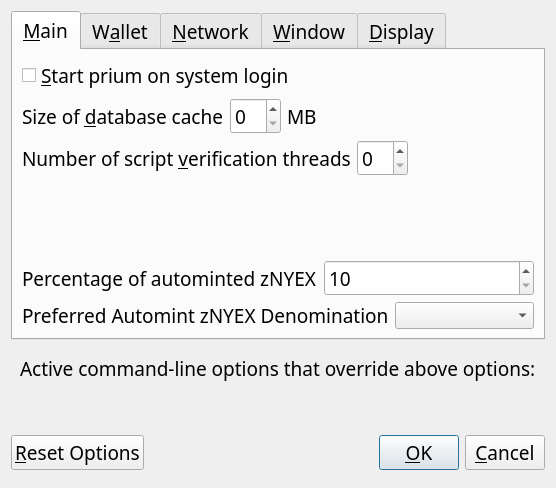
<?xml version="1.0" encoding="UTF-8"?>
<ui version="4.0">
 <class>OptionsDialog</class>
 <widget class="QDialog" name="OptionsDialog">
  <property name="geometry">
   <rect>
    <x>0</x>
    <y>0</y>
    <width>502</width>
    <height>453</height>
   </rect>
  </property>
  <property name="font">
   <font>
    <family>Ara Hamah 1982</family>
    <pointsize>14</pointsize>
   </font>
  </property>
  <property name="windowTitle">
   <string>Options</string>
  </property>
  <property name="modal">
   <bool>true</bool>
  </property>
  <layout class="QVBoxLayout" name="verticalLayout">
   <item>
    <widget class="QTabWidget" name="tabWidget">
     <property name="font">
      <font>
       <family>Ara Hamah 1982</family>
       <pointsize>14</pointsize>
      </font>
     </property>
     <property name="currentIndex">
      <number>0</number>
     </property>
     <widget class="QWidget" name="tabMain">
      <attribute name="title">
       <string>&amp;Main</string>
      </attribute>
      <layout class="QVBoxLayout" name="verticalLayout_Main">
       <item>
        <widget class="QCheckBox" name="bitcoinAtStartup">
         <property name="font">
          <font>
           <family>Ara Hamah 1982</family>
           <pointsize>14</pointsize>
          </font>
         </property>
         <property name="toolTip">
          <string>Automatically start prium after logging in to the system.</string>
         </property>
         <property name="text">
          <string>&amp;Start prium on system login</string>
         </property>
        </widget>
       </item>
       <item>
        <layout class="QHBoxLayout" name="horizontalLayout_2_Main">
         <item>
          <widget class="QLabel" name="databaseCacheLabel">
           <property name="font">
            <font>
             <family>Ara Hamah 1982</family>
             <pointsize>14</pointsize>
            </font>
           </property>
           <property name="text">
            <string>Size of &amp;database cache</string>
           </property>
           <property name="textFormat">
            <enum>Qt::PlainText</enum>
           </property>
           <property name="buddy">
            <cstring>databaseCache</cstring>
           </property>
          </widget>
         </item>
         <item>
          <widget class="QSpinBox" name="databaseCache">
           <property name="font">
            <font>
             <family>Ara Hamah 1982</family>
             <pointsize>14</pointsize>
            </font>
           </property>
          </widget>
         </item>
         <item>
          <widget class="QLabel" name="databaseCacheUnitLabel">
           <property name="font">
            <font>
             <family>Ara Hamah 1982</family>
             <pointsize>14</pointsize>
            </font>
           </property>
           <property name="text">
            <string>MB</string>
           </property>
           <property name="textFormat">
            <enum>Qt::PlainText</enum>
           </property>
          </widget>
         </item>
         <item>
          <spacer name="horizontalSpacer_2_Main">
           <property name="font">
            <font>
             <family>Ara Hamah 1982</family>
             <pointsize>14</pointsize>
            </font>
           </property>
           <property name="orientation">
            <enum>Qt::Horizontal</enum>
           </property>
           <property name="sizeHint" stdset="0">
            <size>
             <width>40</width>
             <height>20</height>
            </size>
           </property>
          </spacer>
         </item>
        </layout>
       </item>
       <item>
        <layout class="QHBoxLayout" name="horizontalLayout_3_Main">
         <item>
          <widget class="QLabel" name="threadsScriptVerifLabel">
           <property name="font">
            <font>
             <family>Ara Hamah 1982</family>
             <pointsize>14</pointsize>
            </font>
           </property>
           <property name="text">
            <string>Number of script &amp;verification threads</string>
           </property>
           <property name="textFormat">
            <enum>Qt::PlainText</enum>
           </property>
           <property name="buddy">
            <cstring>threadsScriptVerif</cstring>
           </property>
          </widget>
         </item>
         <item>
          <widget class="QSpinBox" name="threadsScriptVerif">
           <property name="font">
            <font>
             <family>Ara Hamah 1982</family>
             <pointsize>14</pointsize>
            </font>
           </property>
           <property name="toolTip">
            <string>(0 = auto, &lt;0 = leave that many cores free)</string>
           </property>
          </widget>
         </item>
         <item>
          <spacer name="horizontalSpacer_3_Main">
           <property name="font">
            <font>
             <family>Ara Hamah 1982</family>
             <pointsize>14</pointsize>
            </font>
           </property>
           <property name="orientation">
            <enum>Qt::Horizontal</enum>
           </property>
           <property name="sizeHint" stdset="0">
            <size>
             <width>40</width>
             <height>20</height>
            </size>
           </property>
          </spacer>
         </item>
        </layout>
       </item>
       <item>
        <spacer name="verticalSpacer_2">
         <property name="font">
          <font>
           <family>Ara Hamah 1982</family>
           <pointsize>14</pointsize>
          </font>
         </property>
         <property name="orientation">
          <enum>Qt::Vertical</enum>
         </property>
         <property name="sizeHint" stdset="0">
          <size>
           <width>20</width>
           <height>40</height>
          </size>
         </property>
        </spacer>
       </item>
       <item>
        <layout class="QHBoxLayout" name="horizontalLayout_3">
         <item>
          <widget class="QLabel" name="percentage_label">
           <property name="font">
            <font>
             <family>Ara Hamah 1982</family>
             <pointsize>14</pointsize>
            </font>
           </property>
           <property name="toolTip">
            <string>Percentage of incoming NYEX which get automatically converted to zNYEX via Zerocoin Protocol (min: 10%)</string>
           </property>
           <property name="text">
            <string>Percentage of autominted zNYEX</string>
           </property>
          </widget>
         </item>
         <item>
          <widget class="QSpinBox" name="zeromintPercentage">
           <property name="font">
            <font>
             <family>Ara Hamah 1982</family>
             <pointsize>14</pointsize>
            </font>
           </property>
           <property name="minimum">
            <number>10</number>
           </property>
           <property name="maximum">
            <number>100</number>
           </property>
          </widget>
         </item>
        </layout>
       </item>
       <item>
        <layout class="QHBoxLayout" name="horizontalLayout" stretch="0,0">
         <property name="sizeConstraint">
          <enum>QLayout::SetFixedSize</enum>
         </property>
         <item>
          <widget class="QLabel" name="labelPreferredDenom">
           <property name="maximumSize">
            <size>
             <width>16777215</width>
             <height>16777215</height>
            </size>
           </property>
           <property name="font">
            <font>
             <family>Ara Hamah 1982</family>
             <pointsize>14</pointsize>
            </font>
           </property>
           <property name="toolTip">
            <string>Wait with automatic conversion to Zerocoin until enough NYEX for this denomination is available</string>
           </property>
           <property name="text">
            <string>Preferred Automint zNYEX Denomination</string>
           </property>
          </widget>
         </item>
         <item>
          <widget class="QComboBox" name="preferredDenom">
           <property name="maximumSize">
            <size>
             <width>16777215</width>
             <height>27</height>
            </size>
           </property>
           <property name="font">
            <font>
             <family>Ara Hamah 1982</family>
             <pointsize>14</pointsize>
            </font>
           </property>
           <property name="toolTip">
            <string>Wait with automatic conversion to Zerocoin until enough NYEX for this denomination is available</string>
           </property>
           <property name="maxVisibleItems">
            <number>9</number>
           </property>
           <property name="maxCount">
            <number>9</number>
           </property>
          </widget>
         </item>
        </layout>
       </item>
      </layout>
     </widget>
     <widget class="QWidget" name="tabWallet">
      <attribute name="title">
       <string>W&amp;allet</string>
      </attribute>
      <layout class="QVBoxLayout" name="verticalLayout_Wallet">
       <item>
        <widget class="QGroupBox" name="groupBox">
         <property name="title">
          <string>Expert</string>
         </property>
         <layout class="QVBoxLayout" name="verticalLayout_2">
          <item>
           <widget class="QCheckBox" name="coinControlFeatures">
            <property name="toolTip">
             <string>Whether to show coin control features or not.</string>
            </property>
            <property name="text">
             <string>Enable coin &amp;control features</string>
            </property>
           </widget>
          </item>
          <item>
           <widget class="QCheckBox" name="showMasternodesTab">
            <property name="toolTip">
             <string>Show additional tab listing all your masternodes in first sub-tab&lt;br/&gt;and all masternodes on the network in second sub-tab.</string>
            </property>
            <property name="text">
             <string>Show Masternodes Tab</string>
            </property>
           </widget>
          </item>
          <item>
           <widget class="QCheckBox" name="spendZeroConfChange">
            <property name="toolTip">
             <string>If you disable the spending of unconfirmed change, the change from a transaction&lt;br/&gt;cannot be used until that transaction has at least one confirmation.&lt;br/&gt;This also affects how your balance is computed.</string>
            </property>
            <property name="text">
             <string>&amp;Spend unconfirmed change</string>
            </property>
           </widget>
          </item>
         </layout>
        </widget>
       </item>
       <item>
        <spacer name="verticalSpacer_Wallet">
         <property name="orientation">
          <enum>Qt::Vertical</enum>
         </property>
         <property name="sizeHint" stdset="0">
          <size>
           <width>20</width>
           <height>40</height>
          </size>
         </property>
        </spacer>
       </item>
      </layout>
     </widget>
     <widget class="QWidget" name="tabNetwork">
      <attribute name="title">
       <string>&amp;Network</string>
      </attribute>
      <layout class="QVBoxLayout" name="verticalLayout_Network">
       <item>
        <widget class="QCheckBox" name="mapPortUpnp">
         <property name="toolTip">
          <string>Automatically open the prium client port on the router. This only works when your router supports UPnP and it is enabled.</string>
         </property>
         <property name="text">
          <string>Map port using &amp;UPnP</string>
         </property>
        </widget>
       </item>
       <item>
        <widget class="QCheckBox" name="allowIncoming">
         <property name="toolTip">
          <string>Accept connections from outside</string>
         </property>
         <property name="text">
          <string>Allow incoming connections</string>
         </property>
        </widget>
       </item>
       <item>
        <widget class="QCheckBox" name="connectSocks">
         <property name="toolTip">
          <string>Connect to the prium network through a SOCKS5 proxy.</string>
         </property>
         <property name="text">
          <string>&amp;Connect through SOCKS5 proxy (default proxy):</string>
         </property>
        </widget>
       </item>
       <item>
        <layout class="QHBoxLayout" name="horizontalLayout_1_Network">
         <item>
          <widget class="QLabel" name="proxyIpLabel">
           <property name="text">
            <string>Proxy &amp;IP:</string>
           </property>
           <property name="textFormat">
            <enum>Qt::PlainText</enum>
           </property>
           <property name="buddy">
            <cstring>proxyIp</cstring>
           </property>
          </widget>
         </item>
         <item>
          <widget class="QValidatedLineEdit" name="proxyIp">
           <property name="minimumSize">
            <size>
             <width>140</width>
             <height>0</height>
            </size>
           </property>
           <property name="maximumSize">
            <size>
             <width>140</width>
             <height>16777215</height>
            </size>
           </property>
           <property name="toolTip">
            <string>IP address of the proxy (e.g. IPv4: 127.0.0.1 / IPv6: ::1)</string>
           </property>
          </widget>
         </item>
         <item>
          <widget class="QLabel" name="proxyPortLabel">
           <property name="text">
            <string>&amp;Port:</string>
           </property>
           <property name="textFormat">
            <enum>Qt::PlainText</enum>
           </property>
           <property name="buddy">
            <cstring>proxyPort</cstring>
           </property>
          </widget>
         </item>
         <item>
          <widget class="QLineEdit" name="proxyPort">
           <property name="minimumSize">
            <size>
             <width>55</width>
             <height>0</height>
            </size>
           </property>
           <property name="maximumSize">
            <size>
             <width>55</width>
             <height>16777215</height>
            </size>
           </property>
           <property name="toolTip">
            <string>Port of the proxy (e.g. 9050)</string>
           </property>
          </widget>
         </item>
         <item>
          <spacer name="horizontalSpacer_1_Network">
           <property name="orientation">
            <enum>Qt::Horizontal</enum>
           </property>
           <property name="sizeHint" stdset="0">
            <size>
             <width>40</width>
             <height>20</height>
            </size>
           </property>
          </spacer>
         </item>
        </layout>
       </item>
       <item>
        <spacer name="verticalSpacer_Network">
         <property name="orientation">
          <enum>Qt::Vertical</enum>
         </property>
         <property name="sizeHint" stdset="0">
          <size>
           <width>20</width>
           <height>40</height>
          </size>
         </property>
        </spacer>
       </item>
      </layout>
     </widget>
     <widget class="QWidget" name="tabWindow">
      <attribute name="title">
       <string>&amp;Window</string>
      </attribute>
      <layout class="QVBoxLayout" name="verticalLayout_Window">
       <item>
        <widget class="QCheckBox" name="minimizeToTray">
         <property name="toolTip">
          <string>Show only a tray icon after minimizing the window.</string>
         </property>
         <property name="text">
          <string>&amp;Minimize to the tray instead of the taskbar</string>
         </property>
        </widget>
       </item>
       <item>
        <widget class="QCheckBox" name="minimizeOnClose">
         <property name="toolTip">
          <string>Minimize instead of exit the application when the window is closed. When this option is enabled, the application will be closed only after selecting Quit in the menu.</string>
         </property>
         <property name="text">
          <string>M&amp;inimize on close</string>
         </property>
        </widget>
       </item>
       <item>
        <spacer name="verticalSpacer_Window">
         <property name="orientation">
          <enum>Qt::Vertical</enum>
         </property>
         <property name="sizeHint" stdset="0">
          <size>
           <width>20</width>
           <height>40</height>
          </size>
         </property>
        </spacer>
       </item>
      </layout>
     </widget>
     <widget class="QWidget" name="tabDisplay">
      <attribute name="title">
       <string>&amp;Display</string>
      </attribute>
      <layout class="QVBoxLayout" name="verticalLayout_Display">
       <item>
        <layout class="QHBoxLayout" name="horizontalLayout_1_Display">
         <item>
          <widget class="QLabel" name="langLabel">
           <property name="text">
            <string>User Interface &amp;language:</string>
           </property>
           <property name="textFormat">
            <enum>Qt::PlainText</enum>
           </property>
           <property name="buddy">
            <cstring>lang</cstring>
           </property>
          </widget>
         </item>
         <item>
          <widget class="QValueComboBox" name="lang">
           <property name="toolTip">
            <string>The user interface language can be set here. This setting will take effect after restarting prium.</string>
           </property>
          </widget>
         </item>
        </layout>
       </item>
       <item>
        <widget class="QLabel" name="label_3">
         <property name="toolTip">
          <string notr="true"/>
         </property>
         <property name="statusTip">
          <string notr="true"/>
         </property>
         <property name="whatsThis">
          <string notr="true"/>
         </property>
         <property name="accessibleName">
          <string notr="true"/>
         </property>
         <property name="text">
          <string>Language missing or translation incomplete? Help contributing translations here:
https://www.transifex.com/prium-project/prium-project-translations</string>
         </property>
         <property name="wordWrap">
          <bool>true</bool>
         </property>
         <property name="openExternalLinks">
          <bool>true</bool>
         </property>
         <property name="textInteractionFlags">
          <set>Qt::TextBrowserInteraction</set>
         </property>
        </widget>
       </item>
       <item>
        <layout class="QHBoxLayout" name="horizontalLayout_4_Display" stretch="0,0">
         <item>
          <widget class="QLabel" name="themeLabel">
           <property name="text">
            <string>User Interface Theme:</string>
           </property>
          </widget>
         </item>
         <item>
          <widget class="QValueComboBox" name="theme"/>
         </item>
        </layout>
       </item>
       <item>
        <widget class="Line" name="line">
         <property name="orientation">
          <enum>Qt::Horizontal</enum>
         </property>
        </widget>
       </item>
       <item>
        <layout class="QHBoxLayout" name="horizontalLayout_2_Display">
         <item>
          <widget class="QLabel" name="unitLabel">
           <property name="text">
            <string>&amp;Unit to show amounts in:</string>
           </property>
           <property name="textFormat">
            <enum>Qt::PlainText</enum>
           </property>
           <property name="buddy">
            <cstring>unit</cstring>
           </property>
          </widget>
         </item>
         <item>
          <widget class="QValueComboBox" name="unit">
           <property name="toolTip">
            <string>Choose the default subdivision unit to show in the interface and when sending coins.</string>
           </property>
          </widget>
         </item>
        </layout>
       </item>
       <item>
        <layout class="QHBoxLayout" name="horizontalLayout_5_Display">
         <item>
          <widget class="QLabel" name="digitsLabel">
           <property name="text">
            <string>Decimal digits</string>
           </property>
          </widget>
         </item>
         <item>
          <widget class="QValueComboBox" name="digits"/>
         </item>
        </layout>
       </item>
       <item>
        <layout class="QHBoxLayout" name="horizontalLayout_3_Display">
         <item>
          <widget class="QLabel" name="thirdPartyTxUrlsLabel">
           <property name="toolTip">
            <string>Third party URLs (e.g. a block explorer) that appear in the transactions tab as context menu items. %s in the URL is replaced by transaction hash. Multiple URLs are separated by vertical bar |.</string>
           </property>
           <property name="text">
            <string>Third party transaction URLs</string>
           </property>
           <property name="buddy">
            <cstring>thirdPartyTxUrls</cstring>
           </property>
          </widget>
         </item>
         <item>
          <widget class="QLineEdit" name="thirdPartyTxUrls">
           <property name="toolTip">
            <string>Third party URLs (e.g. a block explorer) that appear in the transactions tab as context menu items. %s in the URL is replaced by transaction hash. Multiple URLs are separated by vertical bar |.</string>
           </property>
          </widget>
         </item>
        </layout>
       </item>
       <item>
        <spacer name="verticalSpacer">
         <property name="orientation">
          <enum>Qt::Vertical</enum>
         </property>
         <property name="sizeHint" stdset="0">
          <size>
           <width>20</width>
           <height>40</height>
          </size>
         </property>
        </spacer>
       </item>
      </layout>
     </widget>
    </widget>
   </item>
   <item>
    <widget class="QFrame" name="frame">
     <property name="font">
      <font>
       <family>Ara Hamah 1982</family>
       <pointsize>14</pointsize>
      </font>
     </property>
     <layout class="QVBoxLayout" name="verticalLayout_Bottom">
      <item>
       <layout class="QHBoxLayout" name="horizontalLayout_Bottom">
        <item>
         <widget class="QLabel" name="overriddenByCommandLineInfoLabel">
          <property name="font">
           <font>
            <family>Ara Hamah 1982</family>
            <pointsize>14</pointsize>
           </font>
          </property>
          <property name="text">
           <string>Active command-line options that override above options:</string>
          </property>
          <property name="textFormat">
           <enum>Qt::PlainText</enum>
          </property>
         </widget>
        </item>
        <item>
         <spacer name="horizontalSpacer_Bottom">
          <property name="font">
           <font>
            <family>Ara Hamah 1982</family>
            <pointsize>14</pointsize>
           </font>
          </property>
          <property name="orientation">
           <enum>Qt::Horizontal</enum>
          </property>
          <property name="sizeHint" stdset="0">
           <size>
            <width>40</width>
            <height>20</height>
           </size>
          </property>
         </spacer>
        </item>
       </layout>
      </item>
      <item>
       <widget class="QLabel" name="overriddenByCommandLineLabel">
        <property name="font">
         <font>
          <family>Ara Hamah 1982</family>
          <pointsize>14</pointsize>
         </font>
        </property>
        <property name="text">
         <string/>
        </property>
        <property name="textFormat">
         <enum>Qt::PlainText</enum>
        </property>
        <property name="wordWrap">
         <bool>true</bool>
        </property>
       </widget>
      </item>
     </layout>
    </widget>
   </item>
   <item>
    <layout class="QHBoxLayout" name="horizontalLayout_Buttons">
     <item>
      <widget class="QPushButton" name="resetButton">
       <property name="font">
        <font>
         <family>Ara Hamah 1982</family>
         <pointsize>14</pointsize>
        </font>
       </property>
       <property name="toolTip">
        <string>Reset all client options to default.</string>
       </property>
       <property name="text">
        <string>&amp;Reset Options</string>
       </property>
       <property name="autoDefault">
        <bool>false</bool>
       </property>
      </widget>
     </item>
     <item>
      <spacer name="horizontalSpacer_1">
       <property name="font">
        <font>
         <family>Ara Hamah 1982</family>
         <pointsize>14</pointsize>
        </font>
       </property>
       <property name="orientation">
        <enum>Qt::Horizontal</enum>
       </property>
       <property name="sizeHint" stdset="0">
        <size>
         <width>40</width>
         <height>48</height>
        </size>
       </property>
      </spacer>
     </item>
     <item>
      <widget class="QLabel" name="statusLabel">
       <property name="minimumSize">
        <size>
         <width>200</width>
         <height>0</height>
        </size>
       </property>
       <property name="font">
        <font>
         <family>Ara Hamah 1982</family>
         <pointsize>14</pointsize>
         <weight>75</weight>
         <bold>true</bold>
        </font>
       </property>
       <property name="text">
        <string/>
       </property>
       <property name="textFormat">
        <enum>Qt::PlainText</enum>
       </property>
       <property name="wordWrap">
        <bool>true</bool>
       </property>
      </widget>
     </item>
     <item>
      <spacer name="horizontalSpacer_2">
       <property name="font">
        <font>
         <family>Ara Hamah 1982</family>
         <pointsize>14</pointsize>
        </font>
       </property>
       <property name="orientation">
        <enum>Qt::Horizontal</enum>
       </property>
       <property name="sizeHint" stdset="0">
        <size>
         <width>40</width>
         <height>48</height>
        </size>
       </property>
      </spacer>
     </item>
     <item>
      <widget class="QPushButton" name="okButton">
       <property name="font">
        <font>
         <family>Ara Hamah 1982</family>
         <pointsize>14</pointsize>
        </font>
       </property>
       <property name="text">
        <string>&amp;OK</string>
       </property>
       <property name="autoDefault">
        <bool>false</bool>
       </property>
       <property name="default">
        <bool>true</bool>
       </property>
      </widget>
     </item>
     <item>
      <widget class="QPushButton" name="cancelButton">
       <property name="font">
        <font>
         <family>Ara Hamah 1982</family>
         <pointsize>14</pointsize>
        </font>
       </property>
       <property name="text">
        <string>&amp;Cancel</string>
       </property>
       <property name="autoDefault">
        <bool>false</bool>
       </property>
      </widget>
     </item>
    </layout>
   </item>
  </layout>
 </widget>
 <customwidgets>
  <customwidget>
   <class>QValidatedLineEdit</class>
   <extends>QLineEdit</extends>
   <header>qvalidatedlineedit.h</header>
  </customwidget>
  <customwidget>
   <class>QValueComboBox</class>
   <extends>QComboBox</extends>
   <header>qvaluecombobox.h</header>
  </customwidget>
 </customwidgets>
 <resources/>
 <connections/>
</ui>
